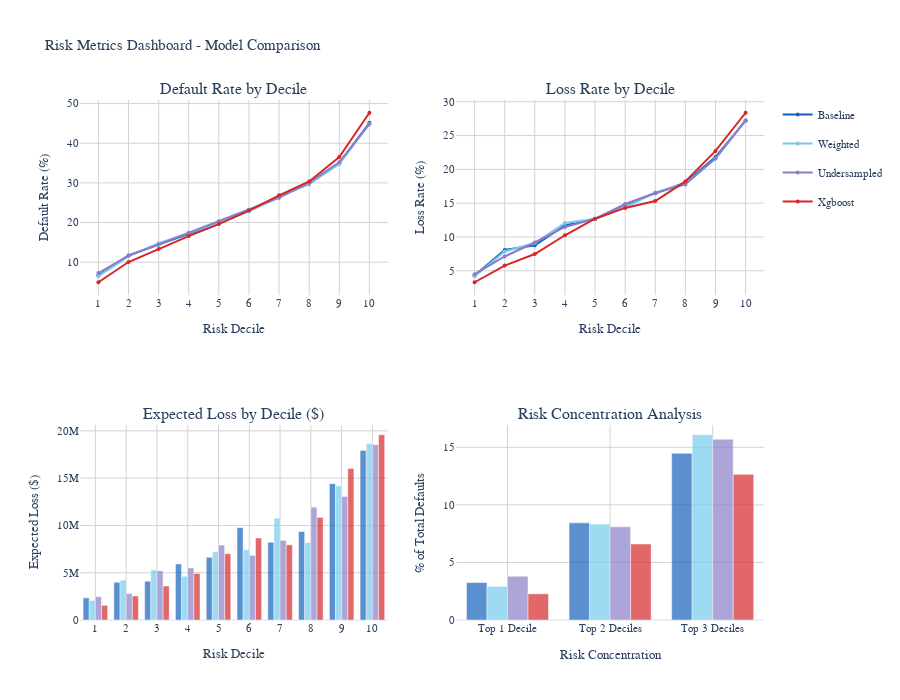
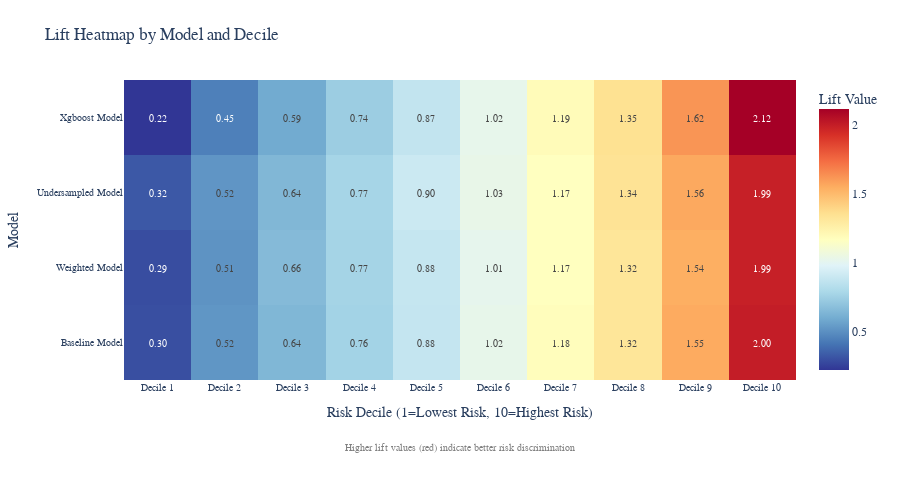
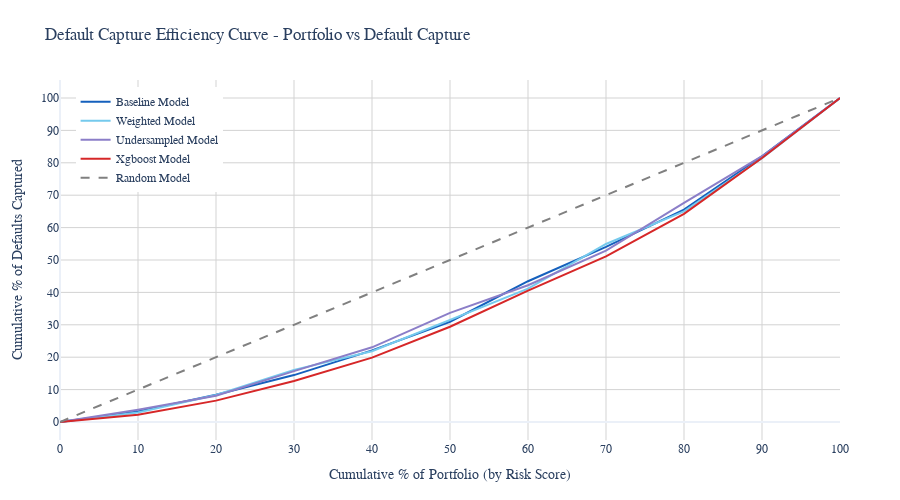
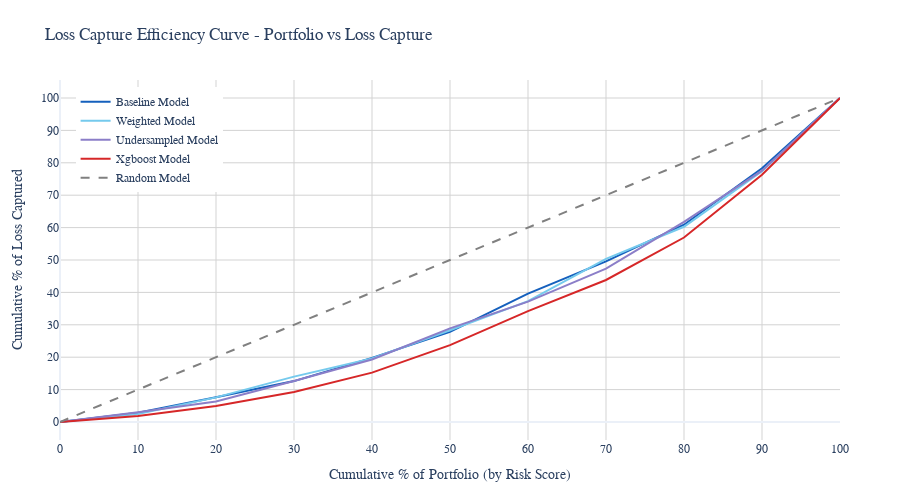

Source (notebook cell) for these figures, in order:
### Code cell
import importlib
import risk_validation_phase1
importlib.reload(risk_validation_phase1)
from risk_validation_phase1 import *

# Ejecutar la Fase 1 con tasas de interés, LGD y términos específicos por préstamo
results_phase1 = execute_phase1_risk_validation(
    df_with_lgd,
    interest_rate_col='int_rate',  # Usar tasas de interés específicas por préstamo
    cutoff_decile=6,   
    term_col='term',
    lgd_col='lgd'            # Punto de corte para análisis de política

)

# Las 4 visualizaciones principales
results_phase1['visualizations']['dashboard'].show()                    # 📊 Métricas básicas
results_phase1['visualizations']['lift_heatmap'].show()                # 🎨 Heatmap de lift
results_phase1['visualizations']['default_capture_efficiency'].show()  # 📈 Captura de defaults
results_phase1['visualizations']['loss_capture_efficiency'].show()     # 💰 Captura de pérdidas

### Figure 1 — Plotly figure (JSON) as saved in the notebook; plotly's stock layout.template omitted (floating-point values rounded to 4 significant figures)
{"data": [{"legendgroup": "Baseline", "line": {"color": "#1560bd", "width": 2}, "marker": {"size": 4}, "mode": "lines+markers", "name": "Baseline", "type": "scatter", "x": [1, 2, 3, 4, 5, 6, 7, 8, 9, 10], "xaxis": "x", "y": [6.654, 11.7, 14.46, 17.18, 19.8, 23.07, 26.58, 29.75, 35.04, 45.14], "yaxis": "y"}, {"legendgroup": "Weighted", "line": {"color": "#75caed", "width": 2}, "marker": {"size": 4}, "mode": "lines+markers", "name": "Weighted", "type": "scatter", "x": [1, 2, 3, 4, 5, 6, 7, 8, 9, 10], "xaxis": "x", "y": [6.482, 11.48, 14.8, 17.32, 19.87, 22.85, 26.3, 29.79, 34.76, 44.87], "yaxis": "y"}, {"legendgroup": "Undersampled", "line": {"color": "#8B7EC8", "width": 2}, "marker": {"size": 4}, "mode": "lines+markers", "name": "Undersampled", "type": "scatter", "x": [1, 2, 3, 4, 5, 6, 7, 8, 9, 10], "xaxis": "x", "y": [7.254, 11.67, 14.47, 17.41, 20.33, 23.22, 26.28, 30.12, 35.19, 44.86], "yaxis": "y"}, {"legendgroup": "Xgboost", "line": {"color": "#d62728", "width": 2}, "marker": {"size": 4}, "mode": "lines+markers", "name": "Xgboost", "type": "scatter", "x": [1, 2, 3, 4, 5, 6, 7, 8, 9, 10], "xaxis": "x", "y": [4.946, 10.05, 13.31, 16.59, 19.61, 23.03, 26.87, 30.37, 36.54, 47.69], "yaxis": "y"}, {"legendgroup": "Baseline", "line": {"color": "#1560bd", "width": 2}, "marker": {"size": 4}, "mode": "lines+markers", "name": "Baseline", "showlegend": false, "type": "scatter", "x": [1, 2, 3, 4, 5, 6, 7, 8, 9, 10], "xaxis": "x2", "y": [4.295, 8.067, 8.774, 11.72, 12.67, 14.79, 16.47, 18.04, 21.83, 27.16], "yaxis": "y2"}, {"legendgroup": "Weighted", "line": {"color": "#75caed", "width": 2}, "marker": {"size": 4}, "mode": "lines+markers", "name": "Weighted", "showlegend": false, "type": "scatter", "x": [1, 2, 3, 4, 5, 6, 7, 8, 9, 10], "xaxis": "x2", "y": [4.175, 7.858, 9.106, 12.07, 12.69, 14.36, 16.56, 17.92, 21.58, 27.17], "yaxis": "y2"}, {"legendgroup": "Undersampled", "line": {"color": "#8B7EC8", "width": 2}, "marker": {"size": 4}, "mode": "lines+markers", "name": "Undersampled", "showlegend": false, "type": "scatter", "x": [1, 2, 3, 4, 5, 6, 7, 8, 9, 10], "xaxis": "x2", "y": [4.502, 7.114, 9.182, 11.48, 12.69, 14.87, 16.51, 17.77, 21.63, 27.28], "yaxis": "y2"}, {"legendgroup": "Xgboost", "line": {"color": "#d62728", "width": 2}, "marker": {"size": 4}, "mode": "lines+markers", "name": "Xgboost", "showlegend": false, "type": "scatter", "x": [1, 2, 3, 4, 5, 6, 7, 8, 9, 10], "xaxis": "x2", "y": [3.305, 5.773, 7.486, 10.26, 12.7, 14.3, 15.32, 18.22, 22.73, 28.37], "yaxis": "y2"}, {"legendgroup": "Baseline", "marker": {"color": "#1560bd"}, "name": "Baseline", "opacity": 0.7, "showlegend": false, "type": "bar", "x": [1, 2, 3, 4, 5, 6, 7, 8, 9, 10], "xaxis": "x3", "y": [2342000.0, 3992000.0, 4103000.0, 5928000.0, 6629000.0, 9764000.0, 8222000.0, 9358000.0, 14410000.0, 17930000.0], "yaxis": "y3"}, {"legendgroup": "Weighted", "marker": {"color": "#75caed"}, "name": "Weighted", "opacity": 0.7, "showlegend": false, "type": "bar", "x": [1, 2, 3, 4, 5, 6, 7, 8, 9, 10], "xaxis": "x3", "y": [2065000.0, 4216000.0, 5295000.0, 4627000.0, 7221000.0, 7434000.0, 10770000.0, 8194000.0, 14200000.0, 18670000.0], "yaxis": "y3"}, {"legendgroup": "Undersampled", "marker": {"color": "#8B7EC8"}, "name": "Undersampled", "opacity": 0.7, "showlegend": false, "type": "bar", "x": [1, 2, 3, 4, 5, 6, 7, 8, 9, 10], "xaxis": "x3", "y": [2460000.0, 2794000.0, 5202000.0, 5513000.0, 7926000.0, 6832000.0, 8429000.0, 11930000.0, 13070000.0, 18530000.0], "yaxis": "y3"}, {"legendgroup": "Xgboost", "marker": {"color": "#d62728"}, "name": "Xgboost", "opacity": 0.7, "showlegend": false, "type": "bar", "x": [1, 2, 3, 4, 5, 6, 7, 8, 9, 10], "xaxis": "x3", "y": [1547000.0, 2536000.0, 3598000.0, 4927000.0, 7015000.0, 8668000.0, 7952000.0, 10840000.0, 16020000.0, 19590000.0], "yaxis": "y3"}, {"legendgroup": "Baseline", "marker": {"color": "#1560bd"}, "name": "Baseline", "opacity": 0.7, "showlegend": false, "type": "bar", "x": ["Top 1 Decile", "Top 2 Deciles", "Top 3 Deciles"], "xaxis": "x4", "y": [3.254, 8.436, 14.48], "yaxis": "y4"}, {"legendgroup": "Weighted", "marker": {"color": "#75caed"}, "name": "Weighted", "opacity": 0.7, "showlegend": false, "type": "bar", "x": ["Top 1 Decile", "Top 2 Deciles", "Top 3 Deciles"], "xaxis": "x4", "y": [2.918, 8.331, 16.09], "yaxis": "y4"}, {"legendgroup": "Undersampled", "marker": {"color": "#8B7EC8"}, "name": "Undersampled", "opacity": 0.7, "showlegend": false, "type": "bar", "x": ["Top 1 Decile", "Top 2 Deciles", "Top 3 Deciles"], "xaxis": "x4", "y": [3.799, 8.096, 15.7], "yaxis": "y4"}, {"legendgroup": "Xgboost", "marker": {"color": "#d62728"}, "name": "Xgboost", "opacity": 0.7, "showlegend": false, "type": "bar", "x": ["Top 1 Decile", "Top 2 Deciles", "Top 3 Deciles"], "xaxis": "x4", "y": [2.273, 6.6, 12.65], "yaxis": "y4"}], "layout": {"annotations": [{"font": {"size": 16}, "showarrow": false, "text": "Default Rate by Decile", "x": 0.225, "xanchor": "center", "xref": "paper", "y": 1, "yanchor": "bottom", "yref": "paper"}, {"font": {"size": 16}, "showarrow": false, "text": "Loss Rate by Decile", "x": 0.775, "xanchor": "center", "xref": "paper", "y": 1, "yanchor": "bottom", "yref": "paper"}, {"font": {"size": 16}, "showarrow": false, "text": "Expected Loss by Decile ($)", "x": 0.225, "xanchor": "center", "xref": "paper", "y": 0.375, "yanchor": "bottom", "yref": "paper"}, {"font": {"size": 16}, "showarrow": false, "text": "Risk Concentration Analysis", "x": 0.775, "xanchor": "center", "xref": "paper", "y": 0.375, "yanchor": "bottom", "yref": "paper"}], "barmode": "group", "font": {"family": "Arial", "size": 11}, "height": 700, "legend": {"x": 1.02, "xanchor": "left", "y": 1}, "title": {"text": "Risk Metrics Dashboard - Model Comparison"}, "xaxis": {"anchor": "y", "domain": [0, 0.45], "dtick": 1, "gridcolor": "lightgray", "title": {"text": "Risk Decile"}}, "xaxis2": {"anchor": "y2", "domain": [0.55, 1], "dtick": 1, "gridcolor": "lightgray", "title": {"text": "Risk Decile"}}, "xaxis3": {"anchor": "y3", "domain": [0, 0.45], "dtick": 1, "gridcolor": "lightgray", "title": {"text": "Risk Decile"}}, "xaxis4": {"anchor": "y4", "domain": [0.55, 1], "gridcolor": "lightgray", "title": {"text": "Risk Concentration"}}, "yaxis": {"anchor": "x", "domain": [0.625, 1], "gridcolor": "lightgray", "title": {"text": "Default Rate (%)"}}, "yaxis2": {"anchor": "x2", "domain": [0.625, 1], "gridcolor": "lightgray", "title": {"text": "Loss Rate (%)"}}, "yaxis3": {"anchor": "x3", "domain": [0, 0.375], "gridcolor": "lightgray", "title": {"text": "Expected Loss ($)"}}, "yaxis4": {"anchor": "x4", "domain": [0, 0.375], "gridcolor": "lightgray", "title": {"text": "% of Total Defaults"}}}}

### Figure 2 — Plotly figure (JSON) as saved in the notebook; plotly's stock layout.template omitted (floating-point values rounded to 4 significant figures)
{"data": [{"colorbar": {"title": {"text": "Lift Value"}}, "colorscale": [[0, "rgb(49,54,149)"], [0.1, "rgb(69,117,180)"], [0.2, "rgb(116,173,209)"], [0.3, "rgb(171,217,233)"], [0.4, "rgb(224,243,248)"], [0.5, "rgb(255,255,191)"], [0.6, "rgb(254,224,144)"], [0.7, "rgb(253,174,97)"], [0.8, "rgb(244,109,67)"], [0.9, "rgb(215,48,39)"], [1, "rgb(165,0,38)"]], "hoverongaps": false, "hovertemplate": "<b>%{y}</b><br><b>%{x}</b><br>Lift: %{z:.2f}<br><extra></extra>", "text": [["0.30", "0.52", "0.64", "0.76", "0.88", "1.02", "1.18", "1.32", "1.55", "2.00"], ["0.29", "0.51", "0.66", "0.77", "0.88", "1.01", "1.17", "1.32", "1.54", "1.99"], ["0.32", "0.52", "0.64", "0.77", "0.90", "1.03", "1.17", "1.34", "1.56", "1.99"], ["0.22", "0.45", "0.59", "0.74", "0.87", "1.02", "1.19", "1.35", "1.62", "2.12"]], "textfont": {"size": 10}, "texttemplate": "%{text}", "type": "heatmap", "x": ["Decile 1", "Decile 2", "Decile 3", "Decile 4", "Decile 5", "Decile 6", "Decile 7", "Decile 8", "Decile 9", "Decile 10"], "y": ["Baseline Model", "Weighted Model", "Undersampled Model", "Xgboost Model"], "z": [[0.2951, 0.5192, 0.6412, 0.762, 0.8781, 1.023, 1.179, 1.319, 1.554, 2.002], [0.2875, 0.509, 0.6566, 0.7684, 0.8813, 1.013, 1.167, 1.321, 1.542, 1.99], [0.3218, 0.5178, 0.6419, 0.7723, 0.9017, 1.03, 1.166, 1.336, 1.561, 1.99], [0.2194, 0.4458, 0.5903, 0.7357, 0.8698, 1.021, 1.192, 1.347, 1.621, 2.115]]}], "layout": {"annotations": [{"font": {"color": "gray", "size": 10}, "showarrow": false, "text": "Higher lift values (red) indicate better risk discrimination", "x": 0.5, "xref": "paper", "y": -0.25, "yref": "paper"}], "font": {"family": "Arial", "size": 12}, "height": 500, "margin": {"b": 120, "l": 100, "r": 50, "t": 80}, "title": {"text": "Lift Heatmap by Model and Decile"}, "xaxis": {"tickangle": 0, "tickfont": {"size": 10}, "title": {"text": "Risk Decile (1=Lowest Risk, 10=Highest Risk)"}}, "yaxis": {"tickfont": {"size": 10}, "title": {"text": "Model"}}}}

### Figure 3 — Plotly figure (JSON) as saved in the notebook; plotly's stock layout.template omitted (floating-point values rounded to 4 significant figures)
{"data": [{"line": {"color": "#1560bd", "width": 2}, "marker": {"size": 6}, "mode": "lines", "name": "Baseline Model", "type": "scatter", "x": [0, 10, 20, 30, 40, 50, 60, 70, 80, 90, 100], "y": [0, 3.254, 8.436, 14.48, 22.11, 30.94, 43.45, 54.04, 65.55, 81.98, 100]}, {"line": {"color": "#75caed", "width": 2}, "marker": {"size": 6}, "mode": "lines", "name": "Weighted Model", "type": "scatter", "x": [0, 10, 20, 30, 40, 50, 60, 70, 80, 90, 100], "y": [0, 2.918, 8.331, 16.09, 21.86, 31.6, 41.17, 54.94, 64.99, 81.4, 100]}, {"line": {"color": "#8B7EC8", "width": 2}, "marker": {"size": 6}, "mode": "lines", "name": "Undersampled Model", "type": "scatter", "x": [0, 10, 20, 30, 40, 50, 60, 70, 80, 90, 100], "y": [0, 3.799, 8.096, 15.7, 23.06, 33.67, 42.22, 52.87, 67.65, 82.04, 100]}, {"line": {"color": "#d62728", "width": 2}, "marker": {"size": 6}, "mode": "lines", "name": "Xgboost Model", "type": "scatter", "x": [0, 10, 20, 30, 40, 50, 60, 70, 80, 90, 100], "y": [0, 2.273, 6.6, 12.65, 19.88, 29.39, 40.52, 51.11, 64.24, 81.48, 100.0]}, {"line": {"color": "gray", "dash": "dash", "width": 2}, "mode": "lines", "name": "Random Model", "showlegend": true, "type": "scatter", "x": [0, 100], "y": [0, 100]}], "layout": {"font": {"family": "Arial", "size": 12}, "height": 500, "legend": {"x": 0.02, "y": 0.98}, "margin": {"b": 60, "l": 60, "r": 60, "t": 80}, "title": {"text": "Default Capture Efficiency Curve - Portfolio vs Default Capture"}, "xaxis": {"dtick": 10, "gridcolor": "lightgray", "title": {"text": "Cumulative % of Portfolio (by Risk Score)"}}, "yaxis": {"dtick": 10, "gridcolor": "lightgray", "title": {"text": "Cumulative % of Defaults Captured"}}}}

### Figure 4 — Plotly figure (JSON) as saved in the notebook; plotly's stock layout.template omitted (floating-point values rounded to 4 significant figures)
{"data": [{"line": {"color": "#1560bd", "width": 2}, "marker": {"size": 6}, "mode": "lines", "name": "Baseline Model", "type": "scatter", "x": [0, 10, 20, 30, 40, 50, 60, 70, 80, 90, 100], "y": [0, 2.832, 7.66, 12.62, 19.79, 27.81, 39.62, 49.56, 60.88, 78.31, 100]}, {"line": {"color": "#75caed", "width": 2}, "marker": {"size": 6}, "mode": "lines", "name": "Weighted Model", "type": "scatter", "x": [0, 10, 20, 30, 40, 50, 60, 70, 80, 90, 100], "y": [0, 2.498, 7.596, 14.0, 19.6, 28.33, 37.32, 50.35, 60.26, 77.42, 100]}, {"line": {"color": "#8B7EC8", "width": 2}, "marker": {"size": 6}, "mode": "lines", "name": "Undersampled Model", "type": "scatter", "x": [0, 10, 20, 30, 40, 50, 60, 70, 80, 90, 100], "y": [0, 2.976, 6.355, 12.65, 19.31, 28.9, 37.16, 47.35, 61.79, 77.59, 100]}, {"line": {"color": "#d62728", "width": 2}, "marker": {"size": 6}, "mode": "lines", "name": "Xgboost Model", "type": "scatter", "x": [0, 10, 20, 30, 40, 50, 60, 70, 80, 90, 100], "y": [0, 1.871, 4.938, 9.288, 15.25, 23.73, 34.21, 43.83, 56.94, 76.31, 100]}, {"line": {"color": "gray", "dash": "dash", "width": 2}, "mode": "lines", "name": "Random Model", "showlegend": true, "type": "scatter", "x": [0, 100], "y": [0, 100]}], "layout": {"font": {"family": "Arial", "size": 12}, "height": 500, "legend": {"x": 0.02, "y": 0.98}, "margin": {"b": 60, "l": 60, "r": 60, "t": 80}, "title": {"text": "Loss Capture Efficiency Curve - Portfolio vs Loss Capture"}, "xaxis": {"dtick": 10, "gridcolor": "lightgray", "title": {"text": "Cumulative % of Portfolio (by Risk Score)"}}, "yaxis": {"dtick": 10, "gridcolor": "lightgray", "title": {"text": "Cumulative % of Loss Captured"}}}}
